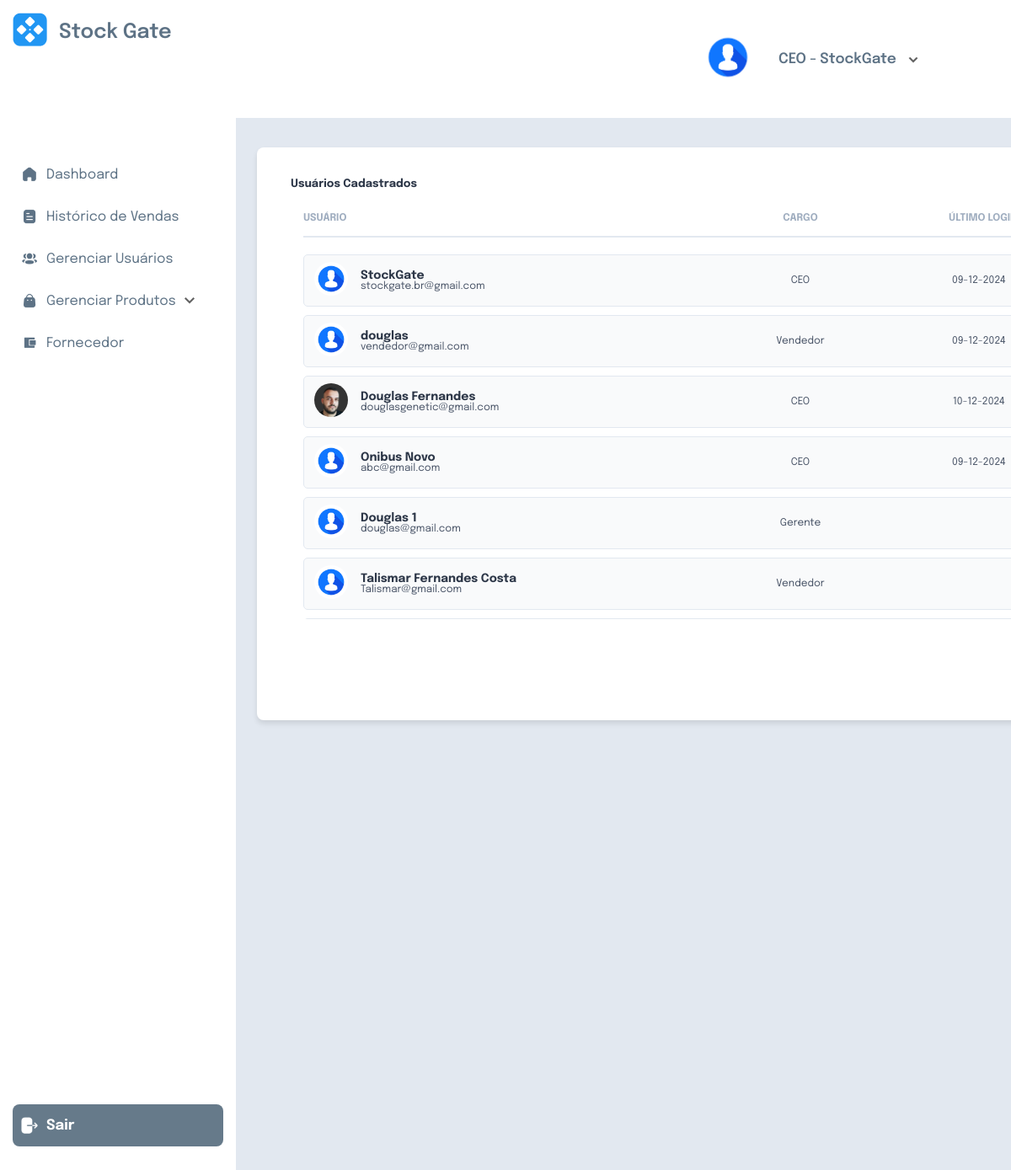
Page /usuarios/ (signed in) on the committed database.
### users/models.py (models this page shows, shortened)
class CustomUser(AbstractUser):
    objects = CustomUserManager()
    first_name = None
    last_name = None
    username = None
    USERNAME_FIELD = "email"
    email = models.EmailField("email", unique=True)
    name = models.CharField("name", max_length=150)
    cpf = models.CharField("cpf", max_length=15)
    profile_picture = models.ImageField(upload_to='profile_pictures/', null=True, blank=True, default='profile_pictures/default.jpg')
    REQUIRED_FIELDS = []

### users/views.py (the view)
# urls.py: path('usuarios/', views.UsersListView. as_view(), name="usuarios")
class UsersListView(ListView):
    model = models.CustomUser

### templates/users/customuser_list.html (shortened to what this page needs)
{% extends 'users/ceo/base.html' %}
{% load static %}
{% block head %}
<link rel="stylesheet" href="{% static 'css/ceo/customuser_list.css' %}">
{% endblock %}
{% block content %}
<section id="core">
    <h5>Usuários Cadastrados</h5>
    <div id="users-container">
        <ul id="users">
            <div class="user-titles">
                <span class="title">USUÁRIO</span>
                <span class="title">CARGO</span>
                <span class="title">ÚLTIMO LOGIN</span>
            </div>
            {% for user in object_list %}
                <div class="user-card">
                    <div class="user-info">
                        <div class="user-photo">
                            <img src="{{ user.profile_picture.url }}" alt="Foto de {{ user.name }}" />
                        </div>
                        <div class="user-details">
                            <span class="user-name">{{ user.name }}</span>
                            <span class="user-email">{{ user.email }}</span>
                        </div>
                        <span class="user-group">{{ user.groups.first }}</span>
                        <span class="user-last-login">{{ user.last_login|date:"d-m-Y" }}</span>
                    </div>
                </div>
            {% endfor %}
        </ul>
    </div>
</section>
{% endblock %}

### templates/users/ceo/base.html (shortened to what this page needs)
{% load static %}
<!DOCTYPE html>
<html lang="en">
<head>
    <link rel="stylesheet" href="{% static 'css/ceo/base.css' %}">
    {% block head %}{% endblock %}
</head>
<body>
    <header id="header">
        <div id="pic-profile">
            {% if request.user.profile_picture %}
                <img src="{{ request.user.profile_picture.url }}" alt="Profile Picture" style="max-width: 60px; max-height: 60px; border-radius: 50%;" />
            {% else %}
                <img src="{% static 'images/default.jpg' %}" alt="Default Profile Picture" style="max-width: 60px; max-height: 60px; border-radius: 50%;" />
            {% endif %}
        </div>
        <div id="info">
            <div id="openModalBtn">
                <div>
                    {% for group in request.user.groups.all %}
                        <span onclick="toggleModal(event)">{{ group.name }} - {{ request.user.name }}</span>
                        <img src="{% static 'images/ceo/down.png' %}" alt="Seta" style="width: auto; height: auto; margin-left: 10px;" />
                    {% endfor %}
                </div>
            </div>
        </div>
    </header>
    <div class="sidebar">
        <div id="logo">
            <div id="logo-child"><img src="{% static 'images/logo.png' %}" alt="logo Stock Gate"></div>
            <div id="logo-name">Stock Gate</div>
        </div>
        <ul>
            <li><a href="#dashboard"><img src="{% static 'images/ceo/Home.png' %}" alt="Dashboard Icon">Dashboard</a></li>
            <li><a href="#historico"><img src="{% static 'images/ceo/Document.png' %}" alt="Histórico Icon">Histórico de Vendas</a></li>
            <li><a href="{% url "usuarios" %}"><img src="{% static 'images/ceo/3 User.png' %}" alt="Usuários Icon">Gerenciar Usuários</a></li>
            <li class="dropdown">
                <a href="#produtos" class="dropdown-btn"><img src="{% static 'images/ceo/Bag.png' %}" alt="Produtos Icon">Gerenciar Produtos                        <img src="{% static 'images/ceo/down.png' %}" alt="Seta" style="width: auto; height: auto; margin-left: 10px;" />
                </a>
            </li>
            <li><a href="#fornecedor"><img src="{% static 'images/ceo/wallet.png' %}" alt="Fornecedor Icon">Fornecedor</a></li>
        </ul>
        <a class="logout-btn" href="{% url "logout" %}">
            <img src="{% static 'images/ceo/Logout.png' %}"  alt="Ícone de Sair" class="logout-icon">
            Sair
        </a>
    </div>
    <div class="content">
        {% block content %}{% endblock %}
    </div>
</body>
</html>

### static/css/ceo/base.css (style rules this page uses)
* { font-family: "Epilogue", sans-serif; }
body { margin: 0; font-family: "Epilogue", sans-serif; display: flex; background-color: #E2E8F0; height: 100vh; user-select: none; }
#sidebar, #header { user-select: none; }
#header { height: 140px; width: 100%; background-color: #fff; position: fixed; top: 0; display: flex; justify-content: flex-end; align-items: center; flex-direction: row; z-index: auto; padding: 0 20px; font-family: "Epilogue", sans-serif; }
#header img { max-width: 70px; max-height: 70px; border-radius: 50%; margin-left: 10px; }
#pic-profile { padding-right: 30px; }
#info { padding-right: 130px; color: #5D7285; font-size: 17px; font-weight: 600; }
#header img, #openModalBtn { cursor: pointer; }
.sidebar { width: 250px; background-color: #fff; color: #5D7285; height: 100vh; padding: 15px; position: fixed; display: flex; flex-direction: column; font-family: "Epilogue", sans-serif; }
.sidebar #logo { display: flex; flex-direction: row; align-items: center; font-family: "Epilogue", sans-serif; color: #5D7285; font-weight: 600; font-size: 24px; padding-bottom: 100px; }
#logo #logo-child { margin-right: 7px; }
#logo #logo-name { margin-left: 7px; }
.sidebar ul { list-style-type: none; padding: 0; }
.sidebar ul li { margin: 10px 0; }
.sidebar ul li a { color: #5D7285; text-decoration: none; display: flex; align-items: center; padding: 10px; border-radius: 5px; transition: background-color 0.3s; font-size: 16px; font-weight: 400; }
.sidebar ul li a img { width: 20px; height: 20px; margin-right: 10px; }
.logout-btn { display: flex; align-items: center; background-color: #667A8A; color: white; height: 50px; width: 230px; border: none; padding: 0 10px; margin-bottom: 50px; font-family: 'Epilogue', sans-serif; font-weight: bold; font-size: 17px; cursor: pointer; margin-top: auto; border-radius: 8px; text-decoration: none; }
.logout-icon { width: 20px; height: 20px; margin-right: 10px; }
.content { margin-left: 285px; margin-top: 135px; padding: 20px; width: 100%; height: 100%; position: fixed; }
section { margin-top: 20px; }

### static/css/ceo/customuser_list.css (style rules this page uses)
.content { display: flex; justify-content: flex-start; flex-direction: column; font-family: 'Epilogue', sans-serif; max-height: 700px; }
h5 { color: #2D3748; margin-left: 25px; margin-bottom: 10px; }
#core { max-width: 1170px; height: 100%; background-color: #fff; padding: 15px; border-radius: 8px; box-shadow: 0 4px 6px rgba(0, 0, 0, 0.1); }
#users-container { max-height: 500px; overflow-y: auto; margin: 0; padding: 0; }
#users { display: flex; flex-direction: column; gap: 10px; }
.user-titles { display: grid; grid-template-columns: 50px 2fr 1fr 1fr 1fr; gap: 5px; margin-bottom: 10px; text-align: center; position: -webkit-sticky; position: sticky; top: 0; background-color: #fff; z-index: 10; border-bottom: 2px solid #E2E8F0; padding-bottom: 8px; }
.title { font-size: 12px; color: #A0AEC0; font-weight: bold; text-transform: uppercase; padding-bottom: 4px; line-height: 1.4; }
.user-card { border: 1px solid #E2E8F0; border-radius: 5px; padding: 8px 12px; background-color: #F9FAFB; display: flex; align-items: center; gap: 10px; }
.user-info { display: grid; grid-template-columns: 50px 2fr 1fr 1fr 1fr; gap: 5px; align-items: center; width: 100%; }
.user-photo img { width: 40px; height: 40px; border-radius: 50%; object-fit: cover; }
.user-details { display: flex; flex-direction: column; text-align: left; }
.user-name { font-size: 14px; font-weight: bold; color: #2D3748; }
.user-email { font-size: 12px; color: #4A5568; }
.user-group, .user-last-login { font-size: 12px; color: #4A5568; text-align: center; }

### rows in the picture
CustomUser: user.profile_picture (placeholder picture), user.name "StockGate", profile_picture (placeholder picture), name "StockGate", email "stockgate.br@gmail.com", groups.first "CEO", last_login "09-12-2024"
CustomUser: profile_picture (placeholder picture), name "douglas", email "vendedor@gmail.com", groups.first "Vendedor", last_login "09-12-2024"
CustomUser: profile_picture (picture), name "Douglas Fernandes", email "douglasgenetic@gmail.com", groups.first "CEO", last_login "10-12-2024"
CustomUser: profile_picture (placeholder picture), name "Onibus Novo", email "abc@gmail.com", groups.first "CEO", last_login "09-12-2024"
CustomUser: profile_picture (placeholder picture), name "Douglas 1", email "douglas@gmail.com", groups.first "Gerente"
CustomUser: profile_picture (placeholder picture), name "Talismar Fernandes Costa", email "Talismar@gmail.com", groups.first "Vendedor"

### other values in the picture
{{ group.name }} "CEO"
